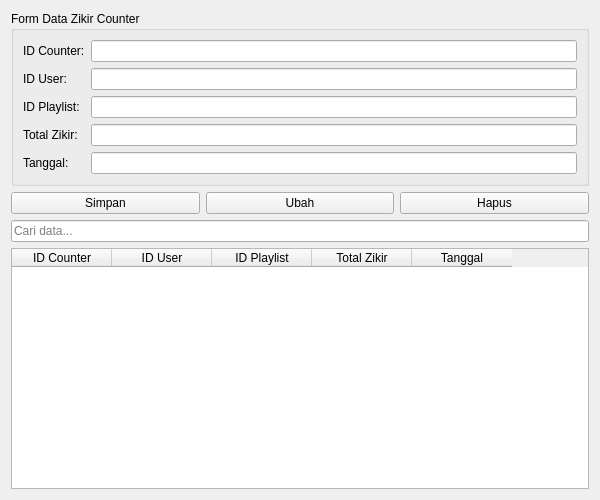
<?xml version="1.0" encoding="UTF-8"?>
<ui version="4.0">
 <class>Form</class>
 <widget class="QWidget" name="Form">
  <property name="geometry">
   <rect>
    <x>0</x>
    <y>0</y>
    <width>600</width>
    <height>500</height>
   </rect>
  </property>
  <property name="windowTitle">
   <string>Data Zikir Counter</string>
  </property>
  <layout class="QVBoxLayout" name="verticalLayout">
   <item>
    <widget class="QGroupBox" name="groupBox">
     <property name="title">
      <string>Form Data Zikir Counter</string>
     </property>
     <layout class="QFormLayout" name="formLayout">
      <item row="0" column="0">
       <widget class="QLabel" name="label">
        <property name="text">
         <string>ID Counter:</string>
        </property>
       </widget>
      </item>
      <item row="0" column="1">
       <widget class="QLineEdit" name="editIdCounter"/>
      </item>
      <item row="1" column="0">
       <widget class="QLabel" name="label_2">
        <property name="text">
         <string>ID User:</string>
        </property>
       </widget>
      </item>
      <item row="1" column="1">
       <widget class="QLineEdit" name="editIdUser"/>
      </item>
      <item row="2" column="0">
       <widget class="QLabel" name="label_3">
        <property name="text">
         <string>ID Playlist:</string>
        </property>
       </widget>
      </item>
      <item row="2" column="1">
       <widget class="QLineEdit" name="editIdPlaylist"/>
      </item>
      <item row="3" column="0">
       <widget class="QLabel" name="label_4">
        <property name="text">
         <string>Total Zikir:</string>
        </property>
       </widget>
      </item>
      <item row="3" column="1">
       <widget class="QLineEdit" name="editTotalZikir"/>
      </item>
      <item row="4" column="0">
       <widget class="QLabel" name="label_5">
        <property name="text">
         <string>Tanggal:</string>
        </property>
       </widget>
      </item>
      <item row="4" column="1">
       <widget class="QLineEdit" name="editTanggal"/>
      </item>
     </layout>
    </widget>
   </item>
   <item>
    <layout class="QHBoxLayout" name="horizontalLayout">
     <item>
      <widget class="QPushButton" name="btnSimpan">
       <property name="text">
        <string>Simpan</string>
       </property>
      </widget>
     </item>
     <item>
      <widget class="QPushButton" name="btnUbah">
       <property name="text">
        <string>Ubah</string>
       </property>
      </widget>
     </item>
     <item>
      <widget class="QPushButton" name="btnHapus">
       <property name="text">
        <string>Hapus</string>
       </property>
      </widget>
     </item>
    </layout>
   </item>
   <item>
    <widget class="QLineEdit" name="editCari">
     <property name="placeholderText">
      <string>Cari data...</string>
     </property>
    </widget>
   </item>
   <item>
    <widget class="QTableWidget" name="tabelZikirCounter">
     <column>
      <property name="text">
       <string>ID Counter</string>
      </property>
     </column>
     <column>
      <property name="text">
       <string>ID User</string>
      </property>
     </column>
     <column>
      <property name="text">
       <string>ID Playlist</string>
      </property>
     </column>
     <column>
      <property name="text">
       <string>Total Zikir</string>
      </property>
     </column>
     <column>
      <property name="text">
       <string>Tanggal</string>
      </property>
     </column>
    </widget>
   </item>
  </layout>
 </widget>
 <resources/>
 <connections/>
</ui>
